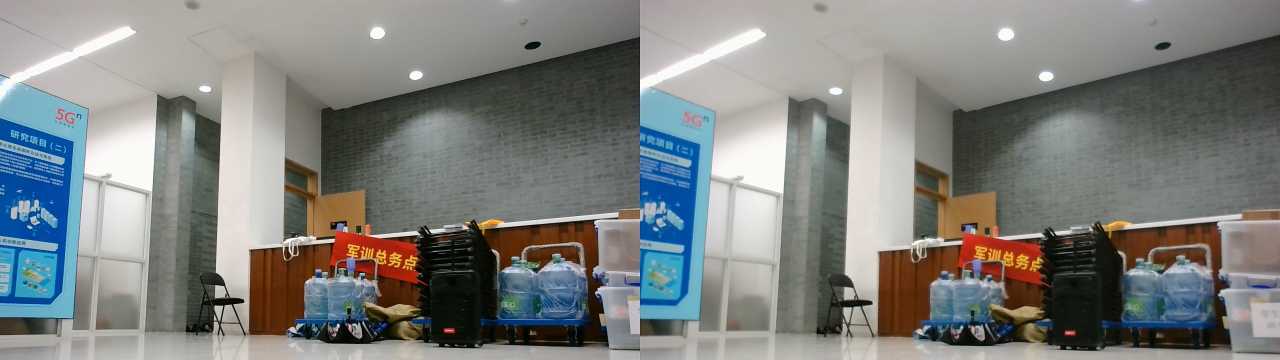
#> input picture Refer/data/img_1.jpg, 2560 x 720 px, found by its file name (shown at 1/2 size)
$ python 'disparity image.py'   (older library calls are emulated)
#> lines starting #> are read from the running program, lines starting #| are printed output that depends on the picture
# author: young
import cv2
import numpy as np
import camera_configs

img = cv2.imread('/Refer\data\img_1.jpg')
#> img is the input picture: shape (720, 2560, 3); mean B, G, R 125.7, 128.1, 126

img_left = img[0:720, 0:1280] #高度480，长度640
img_right = img[0:720, 1280:2560]
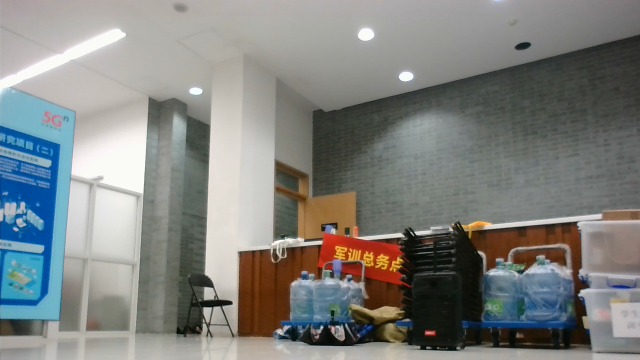
#> img_right: shape (720, 1280, 3) (shown at 1/2 size); mean B, G, R 127, 129.9, 128.1

cv2.imshow("original", img_left)
img_left_rectified = cv2.remap(img_left, camera_configs.left_map1, camera_configs.left_map2, cv2.INTER_LINEAR)
img_right_rectified = cv2.remap(img_right, camera_configs.right_map1, camera_configs.right_map2, cv2.INTER_LINEAR)


imgL = cv2.cvtColor(img_left_rectified, cv2.COLOR_BGR2GRAY)
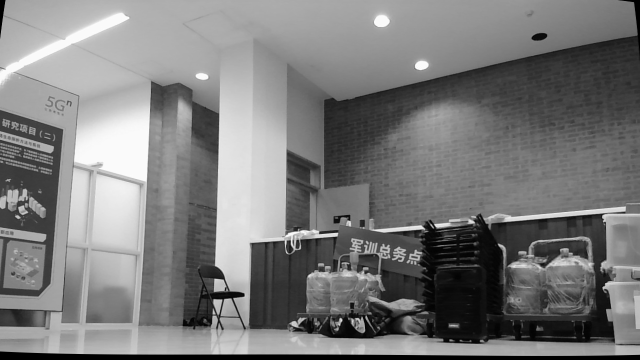
#> imgL: shape (720, 1280) (shown at 1/2 size); min 0, max 255, mean 123
imgR = cv2.cvtColor(img_right_rectified, cv2.COLOR_BGR2GRAY)
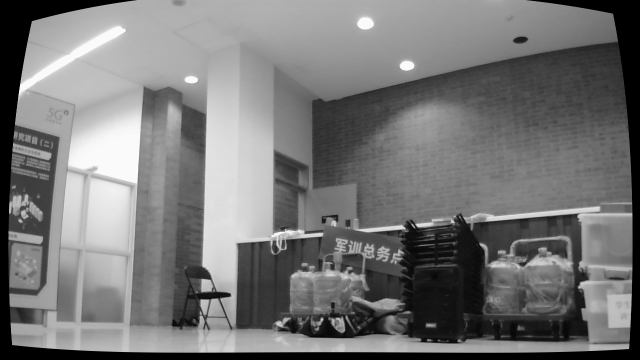
#> imgR: shape (720, 1280) (shown at 1/2 size); min 0, max 255, mean 118.5

cv2.namedWindow('SGBM')
cv2.createTrackbar('num','SGBM',2,10, lambda x: None)
cv2.createTrackbar('blockSize','SGBM',5,255,lambda x: None) #在BM显示窗口创立滑条，在线调参

num = 0
blockSize = 0
app = 0
while(1):
    # 两个trackbar用来调节不同的参数查看效果
    num = cv2.getTrackbarPos('num', 'SGBM')
    blockSize = cv2.getTrackbarPos('blockSize', 'SGBM')
    if blockSize % 2 == 0:
        blockSize += 1
    if blockSize < 5:
        blockSize = 5
#numDisparities视差窗口，即最大视差值与最小视差值之差,窗口大小必须是16的整数倍，int型
#blockSize：SAD窗口大小，5~21之间为宜

    stereo = cv2.StereoSGBM_create(minDisparity=0, numDisparities=16*num, blockSize=blockSize)
    dis = stereo.compute(imgL, imgR)
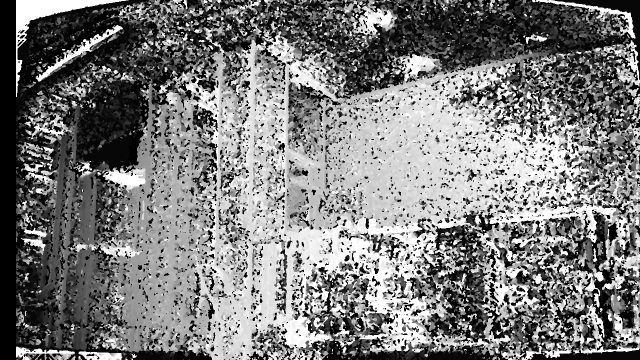
#> dis: shape (720, 1280) int16 (shown at 1/2 size); min -16, max 496, mean 232; drawn with min black and max white
    if(app==0):
        print("视差图维度："+str(dis.ndim))
#| 视差图维度：2
        print(type(dis))
#| <class 'numpy.ndarray'>
        max_index = np.unravel_index(np.argmax(dis, axis=None), dis.shape)
#> max_index = (0, 32)
        app = 1

    # 计算出的视差是CV_16S格式-16位有符号整数（-32768…32767）
    dis = cv2.normalize(dis, None, alpha=0, beta=255, norm_type=cv2.NORM_MINMAX, dtype=cv2.CV_8U)

    dis = cv2.applyColorMap(dis, 2)
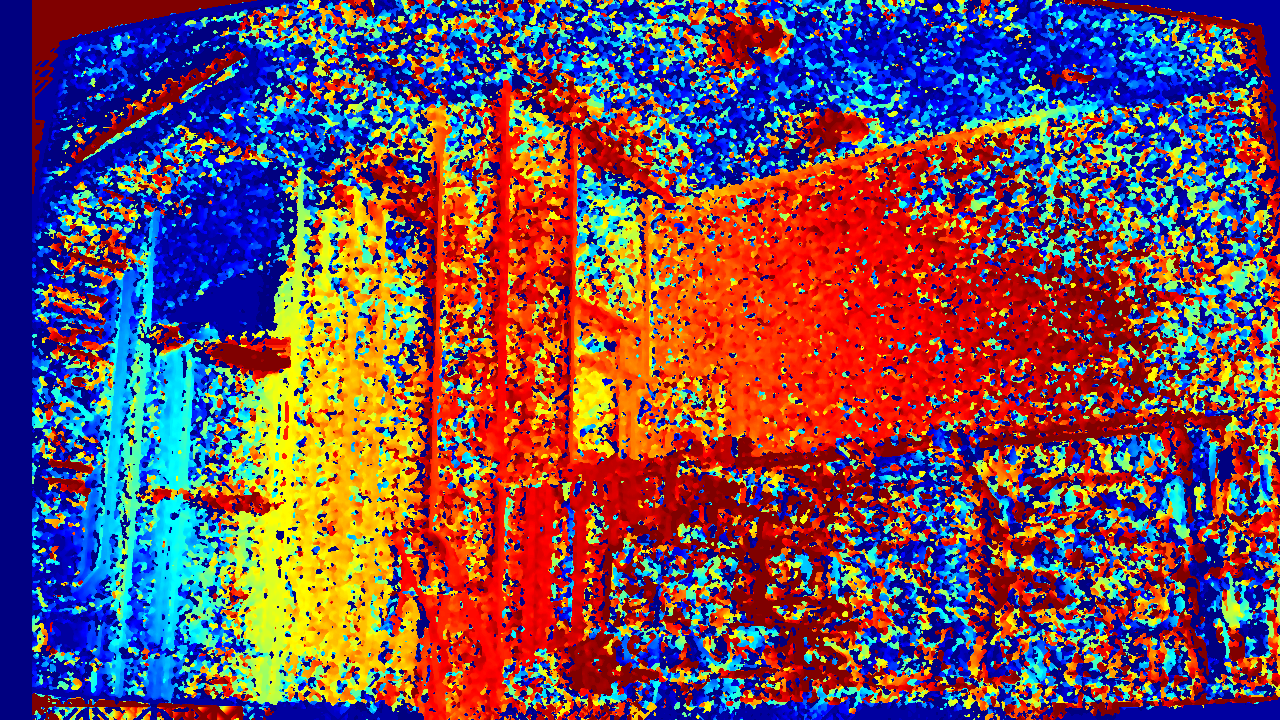
#> dis: shape (720, 1280, 3); mean B, G, R 93.8, 78.1, 115.9
    cv2.imshow('SGBM', dis)

    cv2.waitKey(1000)


cv2.waitKey(0)
